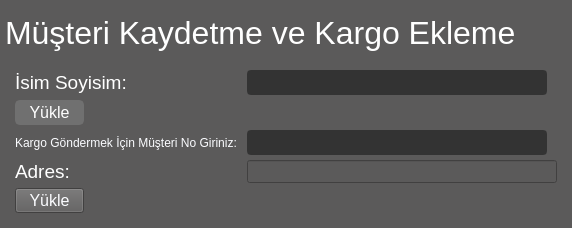
                   <widget class="QWidget" name="page_android_contact">
                    <property name="styleSheet">
                     <string notr="true">background:rgb(91,90,90);</string>
                    </property>
                    <layout class="QVBoxLayout" name="verticalLayout_10">
                     <property name="spacing">
                      <number>0</number>
                     </property>
                     <property name="leftMargin">
                      <number>5</number>
                     </property>
                     <property name="topMargin">
                      <number>5</number>
                     </property>
                     <property name="rightMargin">
                      <number>5</number>
                     </property>
                     <property name="bottomMargin">
                      <number>5</number>
                     </property>
                     <item>
                      <widget class="QLabel" name="lab_android_contact">
                       <property name="minimumSize">
                        <size>
                         <width>0</width>
                         <height>55</height>
                        </size>
                       </property>
                       <property name="maximumSize">
                        <size>
                         <width>16777215</width>
                         <height>55</height>
                        </size>
                       </property>
                       <property name="font">
                        <font>
                         <family>Segoe UI</family>
                         <pointsize>24</pointsize>
                        </font>
                       </property>
                       <property name="styleSheet">
                        <string notr="true">color:rgb(255,255,255);</string>
                       </property>
                       <property name="text">
                        <string>Müşteri Kaydetme ve Kargo Ekleme</string>
                       </property>
                      </widget>
                     </item>
                     <item>
                      <widget class="QFrame" name="frame_android_bottom">
                       <property name="frameShape">
                        <enum>QFrame::Shape::NoFrame</enum>
                       </property>
                       <property name="frameShadow">
                        <enum>QFrame::Shadow::Plain</enum>
                       </property>
                       <layout class="QGridLayout" name="gridLayout_3">
                        <property name="leftMargin">
                         <number>5</number>
                        </property>
                        <property name="topMargin">
                         <number>5</number>
                        </property>
                        <property name="rightMargin">
                         <number>5</number>
                        </property>
                        <property name="bottomMargin">
                         <number>5</number>
                        </property>
                        <property name="spacing">
                         <number>5</number>
                        </property>
                        <item row="2" column="0">
                         <widget class="QFrame" name="frame_android_field">
                          <property name="frameShape">
                           <enum>QFrame::Shape::NoFrame</enum>
                          </property>
                          <property name="frameShadow">
                           <enum>QFrame::Shadow::Plain</enum>
                          </property>
                          <layout class="QGridLayout" name="gridLayout_4">
                           <property name="leftMargin">
                            <number>5</number>
                           </property>
                           <property name="topMargin">
                            <number>5</number>
                           </property>
                           <property name="rightMargin">
                            <number>5</number>
                           </property>
                           <property name="bottomMargin">
                            <number>5</number>
                           </property>
                           <property name="spacing">
                            <number>5</number>
                           </property>
                           <item row="8" column="0">
                            <widget class="QPushButton" name="pushButton">
                             <property name="minimumSize">
                              <size>
                               <width>20</width>
                               <height>20</height>
                              </size>
                             </property>
                             <property name="maximumSize">
                              <size>
                               <width>69</width>
                               <height>25</height>
                              </size>
                             </property>
                             <property name="palette">
                              <palette>
                               <active>
                                <colorrole role="Button">
                                 <brush brushstyle="SolidPattern">
                                  <color alpha="255">
                                   <red>91</red>
                                   <green>90</green>
                                   <blue>90</blue>
                                  </color>
                                 </brush>
                                </colorrole>
                                <colorrole role="ButtonText">
                                 <brush brushstyle="SolidPattern">
                                  <color alpha="255">
                                   <red>251</red>
                                   <green>252</green>
                                   <blue>255</blue>
                                  </color>
                                 </brush>
                                </colorrole>
                                <colorrole role="Base">
                                 <brush brushstyle="SolidPattern">
                                  <color alpha="255">
                                   <red>91</red>
                                   <green>90</green>
                                   <blue>90</blue>
                                  </color>
                                 </brush>
                                </colorrole>
                                <colorrole role="Window">
                                 <brush brushstyle="SolidPattern">
                                  <color alpha="255">
                                   <red>91</red>
                                   <green>90</green>
                                   <blue>90</blue>
                                  </color>
                                 </brush>
                                </colorrole>
                               </active>
                               <inactive>
                                <colorrole role="Button">
                                 <brush brushstyle="SolidPattern">
                                  <color alpha="255">
                                   <red>91</red>
                                   <green>90</green>
                                   <blue>90</blue>
                                  </color>
                                 </brush>
                                </colorrole>
                                <colorrole role="ButtonText">
                                 <brush brushstyle="SolidPattern">
                                  <color alpha="255">
                                   <red>251</red>
                                   <green>252</green>
                                   <blue>255</blue>
                                  </color>
                                 </brush>
                                </colorrole>
                                <colorrole role="Base">
                                 <brush brushstyle="SolidPattern">
                                  <color alpha="255">
                                   <red>91</red>
                                   <green>90</green>
                                   <blue>90</blue>
                                  </color>
                                 </brush>
                                </colorrole>
                                <colorrole role="Window">
                                 <brush brushstyle="SolidPattern">
                                  <color alpha="255">
                                   <red>91</red>
                                   <green>90</green>
                                   <blue>90</blue>
                                  </color>
                                 </brush>
                                </colorrole>
                               </inactive>
                               <disabled>
                                <colorrole role="Button">
                                 <brush brushstyle="SolidPattern">
                                  <color alpha="255">
                                   <red>91</red>
                                   <green>90</green>
                                   <blue>90</blue>
                                  </color>
                                 </brush>
                                </colorrole>
                                <colorrole role="Base">
                                 <brush brushstyle="SolidPattern">
                                  <color alpha="255">
                                   <red>91</red>
                                   <green>90</green>
                                   <blue>90</blue>
                                  </color>
                                 </brush>
                                </colorrole>
                                <colorrole role="Window">
                                 <brush brushstyle="SolidPattern">
                                  <color alpha="255">
                                   <red>91</red>
                                   <green>90</green>
                                   <blue>90</blue>
                                  </color>
                                 </brush>
                                </colorrole>
                               </disabled>
                              </palette>
                             </property>
                             <property name="font">
                              <font>
                               <family>Arial</family>
                               <pointsize>12</pointsize>
                              </font>
                             </property>
                             <property name="text">
                              <string>Yükle</string>
                             </property>
                            </widget>
                           </item>
                           <item row="1" column="3">
                            <widget class="QLineEdit" name="line_android_name">
                             <property name="enabled">
                              <bool>true</bool>
                             </property>
                             <property name="minimumSize">
                              <size>
                               <width>300</width>
                               <height>25</height>
                              </size>
                             </property>
                             <property name="maximumSize">
                              <size>
                               <width>400</width>
                               <height>25</height>
                              </size>
                             </property>
                             <property name="font">
                              <font>
                               <family>Segoe UI</family>
                               <pointsize>12</pointsize>
                              </font>
                             </property>
                             <property name="styleSheet">
                              <string notr="true">QLineEdit {
	color:rgb(255,255,255);
	border:2px solid rgb(51,51,51);
	border-radius:4px;
	background:rgb(51,51,51);
}

QLineEdit:disabled {
	color:rgb(255,255,255);
	border:2px solid rgb(112,112,112);
	border-radius:4px;
	background:rgb(112,112,112);
}</string>
                             </property>
                             <property name="text">
                              <string/>
                             </property>
                            </widget>
                           </item>
                           <item row="6" column="3">
                            <widget class="QLineEdit" name="line_android_adress">
                             <property name="enabled">
                              <bool>true</bool>
                             </property>
                             <property name="minimumSize">
                              <size>
                               <width>300</width>
                               <height>25</height>
                              </size>
                             </property>
                             <property name="maximumSize">
                              <size>
                               <width>400</width>
                               <height>25</height>
                              </size>
                             </property>
                             <property name="font">
                              <font>
                               <family>Segoe UI</family>
                               <pointsize>12</pointsize>
                              </font>
                             </property>
                             <property name="styleSheet">
                              <string notr="true">QLineEdit {
	color:rgb(255,255,255);
	border:2px solid rgb(51,51,51);
	border-radius:4px;
	background:rgb(51,51,51);
}

QLineEdit:disabled {
	color:rgb(255,255,255);
	border:2px solid rgb(112,112,112);
	border-radius:4px;
	background:rgb(112,112,112);
}</string>
                             </property>
                             <property name="text">
                              <string/>
                             </property>
                            </widget>
                           </item>
                           <item row="7" column="3" colspan="3">
                            <widget class="QLineEdit" name="lineEdit">
                             <property name="maximumSize">
                              <size>
                               <width>400</width>
                               <height>25</height>
                              </size>
                             </property>
                             <property name="palette">
                              <palette>
                               <active>
                                <colorrole role="Button">
                                 <brush brushstyle="SolidPattern">
                                  <color alpha="255">
                                   <red>51</red>
                                   <green>51</green>
                                   <blue>51</blue>
                                  </color>
                                 </brush>
                                </colorrole>
                                <colorrole role="Mid">
                                 <brush brushstyle="SolidPattern">
                                  <color alpha="255">
                                   <red>51</red>
                                   <green>51</green>
                                   <blue>51</blue>
                                  </color>
                                 </brush>
                                </colorrole>
                                <colorrole role="Text">
                                 <brush brushstyle="SolidPattern">
                                  <color alpha="255">
                                   <red>255</red>
                                   <green>255</green>
                                   <blue>255</blue>
                                  </color>
                                 </brush>
                                </colorrole>
                                <colorrole role="Base">
                                 <brush brushstyle="SolidPattern">
                                  <color alpha="255">
                                   <red>91</red>
                                   <green>90</green>
                                   <blue>90</blue>
                                  </color>
                                 </brush>
                                </colorrole>
                                <colorrole role="Window">
                                 <brush brushstyle="SolidPattern">
                                  <color alpha="255">
                                   <red>91</red>
                                   <green>90</green>
                                   <blue>90</blue>
                                  </color>
                                 </brush>
                                </colorrole>
                               </active>
                               <inactive>
                                <colorrole role="Button">
                                 <brush brushstyle="SolidPattern">
                                  <color alpha="255">
                                   <red>51</red>
                                   <green>51</green>
                                   <blue>51</blue>
                                  </color>
                                 </brush>
                                </colorrole>
                                <colorrole role="Mid">
                                 <brush brushstyle="SolidPattern">
                                  <color alpha="255">
                                   <red>51</red>
                                   <green>51</green>
                                   <blue>51</blue>
                                  </color>
                                 </brush>
                                </colorrole>
                                <colorrole role="Text">
                                 <brush brushstyle="SolidPattern">
                                  <color alpha="255">
                                   <red>255</red>
                                   <green>255</green>
                                   <blue>255</blue>
                                  </color>
                                 </brush>
                                </colorrole>
                                <colorrole role="Base">
                                 <brush brushstyle="SolidPattern">
                                  <color alpha="255">
                                   <red>91</red>
                                   <green>90</green>
                                   <blue>90</blue>
                                  </color>
                                 </brush>
                                </colorrole>
                                <colorrole role="Window">
                                 <brush brushstyle="SolidPattern">
                                  <color alpha="255">
                                   <red>91</red>
                                   <green>90</green>
                                   <blue>90</blue>
                                  </color>
                                 </brush>
                                </colorrole>
                               </inactive>
                               <disabled>
                                <colorrole role="Button">
                                 <brush brushstyle="SolidPattern">
                                  <color alpha="255">
                                   <red>51</red>
                                   <green>51</green>
                                   <blue>51</blue>
                                  </color>
                                 </brush>
                                </colorrole>
                                <colorrole role="Mid">
                                 <brush brushstyle="SolidPattern">
                                  <color alpha="255">
                                   <red>51</red>
                                   <green>51</green>
                                   <blue>51</blue>
                                  </color>
                                 </brush>
                                </colorrole>
                                <colorrole role="Base">
                                 <brush brushstyle="SolidPattern">
                                  <color alpha="255">
                                   <red>91</red>
                                   <green>90</green>
                                   <blue>90</blue>
                                  </color>
                                 </brush>
                                </colorrole>
                                <colorrole role="Window">
                                 <brush brushstyle="SolidPattern">
                                  <color alpha="255">
                                   <red>91</red>
                                   <green>90</green>
                                   <blue>90</blue>
                                  </color>
                                 </brush>
                                </colorrole>
                               </disabled>
                              </palette>
                             </property>
                            </widget>
                           </item>
                           <item row="1" column="0" colspan="2">
                            <widget class="QLabel" name="label">
                             <property name="font">
                              <font>
                               <family>Segoe UI</family>
                               <pointsize>14</pointsize>
                              </font>
                             </property>
                             <property name="styleSheet">
                              <string notr="true">color:rgb(255,255,255);</string>
                             </property>
                             <property name="text">
                              <string>İsim Soyisim: </string>
                             </property>
                            </widget>
                           </item>
                           <item row="7" column="0">
                            <widget class="QLabel" name="label_5">
                             <property name="font">
                              <font>
                               <family>Segoe UI</family>
                               <pointsize>14</pointsize>
                              </font>
                             </property>
                             <property name="styleSheet">
                              <string notr="true">color:rgb(255,255,255);</string>
                             </property>
                             <property name="text">
                              <string>Adres: </string>
                             </property>
                            </widget>
                           </item>
                           <item row="3" column="0">
                            <widget class="QPushButton" name="bn_android_contact_save">
                             <property name="enabled">
                              <bool>false</bool>
                             </property>
                             <property name="minimumSize">
                              <size>
                               <width>69</width>
                               <height>25</height>
                              </size>
                             </property>
                             <property name="maximumSize">
                              <size>
                               <width>69</width>
                               <height>25</height>
                              </size>
                             </property>
                             <property name="font">
                              <font>
                               <family>Segoe UI</family>
                               <pointsize>12</pointsize>
                              </font>
                             </property>
                             <property name="styleSheet">
                              <string notr="true">QPushButton {
	border: 2px solid rgb(51,51,51);
	border-radius: 5px;	
	color:rgb(255,255,255);
	background-color: rgb(51,51,51);
}
QPushButton:hover {
	border: 2px solid rgb(0,143,150);
	background-color: rgb(0,143,150);
}
QPushButton:pressed {	
	border: 2px solid rgb(0,143,150);
	background-color: rgb(51,51,51);
}

QPushButton:disabled {	
	border-radius: 5px;	
	border: 2px solid rgb(112,112,112);
	background-color: rgb(112,112,112);
}</string>
                             </property>
                             <property name="text">
                              <string>Yükle</string>
                             </property>
                            </widget>
                           </item>
                           <item row="6" column="0">
                            <widget class="QLabel" name="label_3">
                             <property name="palette">
                              <palette>
                               <active>
                                <colorrole role="WindowText">
                                 <brush brushstyle="SolidPattern">
                                  <color alpha="255">
                                   <red>251</red>
                                   <green>252</green>
                                   <blue>255</blue>
                                  </color>
                                 </brush>
                                </colorrole>
                                <colorrole role="Button">
                                 <brush brushstyle="SolidPattern">
                                  <color alpha="255">
                                   <red>91</red>
                                   <green>90</green>
                                   <blue>90</blue>
                                  </color>
                                 </brush>
                                </colorrole>
                                <colorrole role="Base">
                                 <brush brushstyle="SolidPattern">
                                  <color alpha="255">
                                   <red>91</red>
                                   <green>90</green>
                                   <blue>90</blue>
                                  </color>
                                 </brush>
                                </colorrole>
                                <colorrole role="Window">
                                 <brush brushstyle="SolidPattern">
                                  <color alpha="255">
                                   <red>91</red>
                                   <green>90</green>
                                   <blue>90</blue>
                                  </color>
                                 </brush>
                                </colorrole>
                               </active>
                               <inactive>
                                <colorrole role="WindowText">
                                 <brush brushstyle="SolidPattern">
                                  <color alpha="255">
                                   <red>251</red>
                                   <green>252</green>
                                   <blue>255</blue>
                                  </color>
                                 </brush>
                                </colorrole>
                                <colorrole role="Button">
                                 <brush brushstyle="SolidPattern">
                                  <color alpha="255">
                                   <red>91</red>
                                   <green>90</green>
                                   <blue>90</blue>
                                  </color>
                                 </brush>
                                </colorrole>
                                <colorrole role="Base">
                                 <brush brushstyle="SolidPattern">
                                  <color alpha="255">
                                   <red>91</red>
                                   <green>90</green>
                                   <blue>90</blue>
                                  </color>
                                 </brush>
                                </colorrole>
                                <colorrole role="Window">
                                 <brush brushstyle="SolidPattern">
                                  <color alpha="255">
                                   <red>91</red>
                                   <green>90</green>
                                   <blue>90</blue>
                                  </color>
                                 </brush>
                                </colorrole>
                               </inactive>
                               <disabled>
                                <colorrole role="Button">
                                 <brush brushstyle="SolidPattern">
                                  <color alpha="255">
                                   <red>91</red>
                                   <green>90</green>
                                   <blue>90</blue>
                                  </color>
                                 </brush>
                                </colorrole>
                                <colorrole role="Base">
                                 <brush brushstyle="SolidPattern">
                                  <color alpha="255">
                                   <red>91</red>
                                   <green>90</green>
                                   <blue>90</blue>
                                  </color>
                                 </brush>
                                </colorrole>
                                <colorrole role="Window">
                                 <brush brushstyle="SolidPattern">
                                  <color alpha="255">
                                   <red>91</red>
                                   <green>90</green>
                                   <blue>90</blue>
                                  </color>
                                 </brush>
                                </colorrole>
                               </disabled>
                              </palette>
                             </property>
                             <property name="text">
                              <string>Kargo Göndermek İçin Müşteri No Giriniz:</string>
                             </property>
                            </widget>
                           </item>
                          </layout>
                         </widget>
                        </item>
                       </layout>
                      </widget>
                     </item>
                    </layout>
                   </widget>
